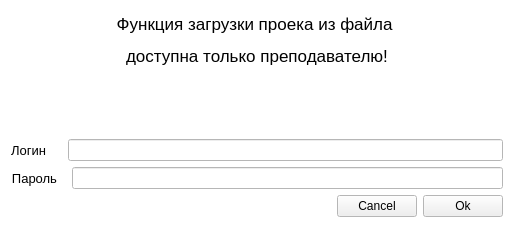
<?xml version="1.0" encoding="UTF-8"?>
<ui version="4.0">
 <class>Login</class>
 <widget class="QWidget" name="Login">
  <property name="geometry">
   <rect>
    <x>0</x>
    <y>0</y>
    <width>514</width>
    <height>228</height>
   </rect>
  </property>
  <property name="palette">
   <palette>
    <active>
     <colorrole role="Base">
      <brush brushstyle="SolidPattern">
       <color alpha="255">
        <red>255</red>
        <green>255</green>
        <blue>255</blue>
       </color>
      </brush>
     </colorrole>
     <colorrole role="Window">
      <brush brushstyle="SolidPattern">
       <color alpha="255">
        <red>255</red>
        <green>255</green>
        <blue>255</blue>
       </color>
      </brush>
     </colorrole>
    </active>
    <inactive>
     <colorrole role="Base">
      <brush brushstyle="SolidPattern">
       <color alpha="255">
        <red>255</red>
        <green>255</green>
        <blue>255</blue>
       </color>
      </brush>
     </colorrole>
     <colorrole role="Window">
      <brush brushstyle="SolidPattern">
       <color alpha="255">
        <red>255</red>
        <green>255</green>
        <blue>255</blue>
       </color>
      </brush>
     </colorrole>
    </inactive>
    <disabled>
     <colorrole role="Base">
      <brush brushstyle="SolidPattern">
       <color alpha="255">
        <red>255</red>
        <green>255</green>
        <blue>255</blue>
       </color>
      </brush>
     </colorrole>
     <colorrole role="Window">
      <brush brushstyle="SolidPattern">
       <color alpha="255">
        <red>255</red>
        <green>255</green>
        <blue>255</blue>
       </color>
      </brush>
     </colorrole>
    </disabled>
   </palette>
  </property>
  <property name="windowTitle">
   <string>Form</string>
  </property>
  <layout class="QVBoxLayout" name="verticalLayout">
   <item>
    <widget class="QLabel" name="label_3">
     <property name="font">
      <font>
       <pointsize>13</pointsize>
      </font>
     </property>
     <property name="text">
      <string>&lt;html&gt;&lt;head/&gt;&lt;body&gt;&lt;p align=&quot;center&quot;&gt;Функция загрузки проека из файла  &lt;/p&gt;&lt;p align=&quot;center&quot;&gt;доступна только преподавателю!&lt;/p&gt;&lt;/body&gt;&lt;/html&gt;</string>
     </property>
    </widget>
   </item>
   <item>
    <widget class="QLabel" name="resultLite">
     <property name="text">
      <string/>
     </property>
    </widget>
   </item>
   <item>
    <layout class="QHBoxLayout" name="horizontalLayout">
     <item>
      <widget class="QLabel" name="labelLogin">
       <property name="font">
        <font>
         <pointsize>10</pointsize>
        </font>
       </property>
       <property name="text">
        <string>Логин</string>
       </property>
       <property name="alignment">
        <set>Qt::AlignRight|Qt::AlignTrailing|Qt::AlignVCenter</set>
       </property>
      </widget>
     </item>
     <item>
      <spacer name="horizontalSpacer_2">
       <property name="orientation">
        <enum>Qt::Horizontal</enum>
       </property>
       <property name="sizeType">
        <enum>QSizePolicy::Preferred</enum>
       </property>
       <property name="sizeHint" stdset="0">
        <size>
         <width>16</width>
         <height>20</height>
        </size>
       </property>
      </spacer>
     </item>
     <item>
      <widget class="QLineEdit" name="loginEdit">
       <property name="alignment">
        <set>Qt::AlignLeading|Qt::AlignLeft|Qt::AlignVCenter</set>
       </property>
      </widget>
     </item>
    </layout>
   </item>
   <item>
    <layout class="QHBoxLayout" name="horizontalLayout_2">
     <item>
      <widget class="QLabel" name="label_2">
       <property name="font">
        <font>
         <pointsize>10</pointsize>
        </font>
       </property>
       <property name="text">
        <string>Пароль</string>
       </property>
       <property name="alignment">
        <set>Qt::AlignRight|Qt::AlignTrailing|Qt::AlignVCenter</set>
       </property>
      </widget>
     </item>
     <item>
      <spacer name="horizontalSpacer_3">
       <property name="orientation">
        <enum>Qt::Horizontal</enum>
       </property>
       <property name="sizeType">
        <enum>QSizePolicy::Preferred</enum>
       </property>
       <property name="sizeHint" stdset="0">
        <size>
         <width>9</width>
         <height>20</height>
        </size>
       </property>
      </spacer>
     </item>
     <item>
      <widget class="QLineEdit" name="passwordEdit">
       <property name="echoMode">
        <enum>QLineEdit::Password</enum>
       </property>
       <property name="alignment">
        <set>Qt::AlignLeading|Qt::AlignLeft|Qt::AlignVCenter</set>
       </property>
      </widget>
     </item>
    </layout>
   </item>
   <item>
    <layout class="QHBoxLayout" name="horizontalLayout_3">
     <item>
      <spacer name="horizontalSpacer">
       <property name="orientation">
        <enum>Qt::Horizontal</enum>
       </property>
       <property name="sizeHint" stdset="0">
        <size>
         <width>40</width>
         <height>20</height>
        </size>
       </property>
      </spacer>
     </item>
     <item>
      <widget class="QPushButton" name="cancelButton">
       <property name="text">
        <string>Cancel</string>
       </property>
      </widget>
     </item>
     <item>
      <widget class="QPushButton" name="okButton">
       <property name="text">
        <string>Ok</string>
       </property>
      </widget>
     </item>
    </layout>
   </item>
  </layout>
 </widget>
 <resources/>
 <connections/>
</ui>
